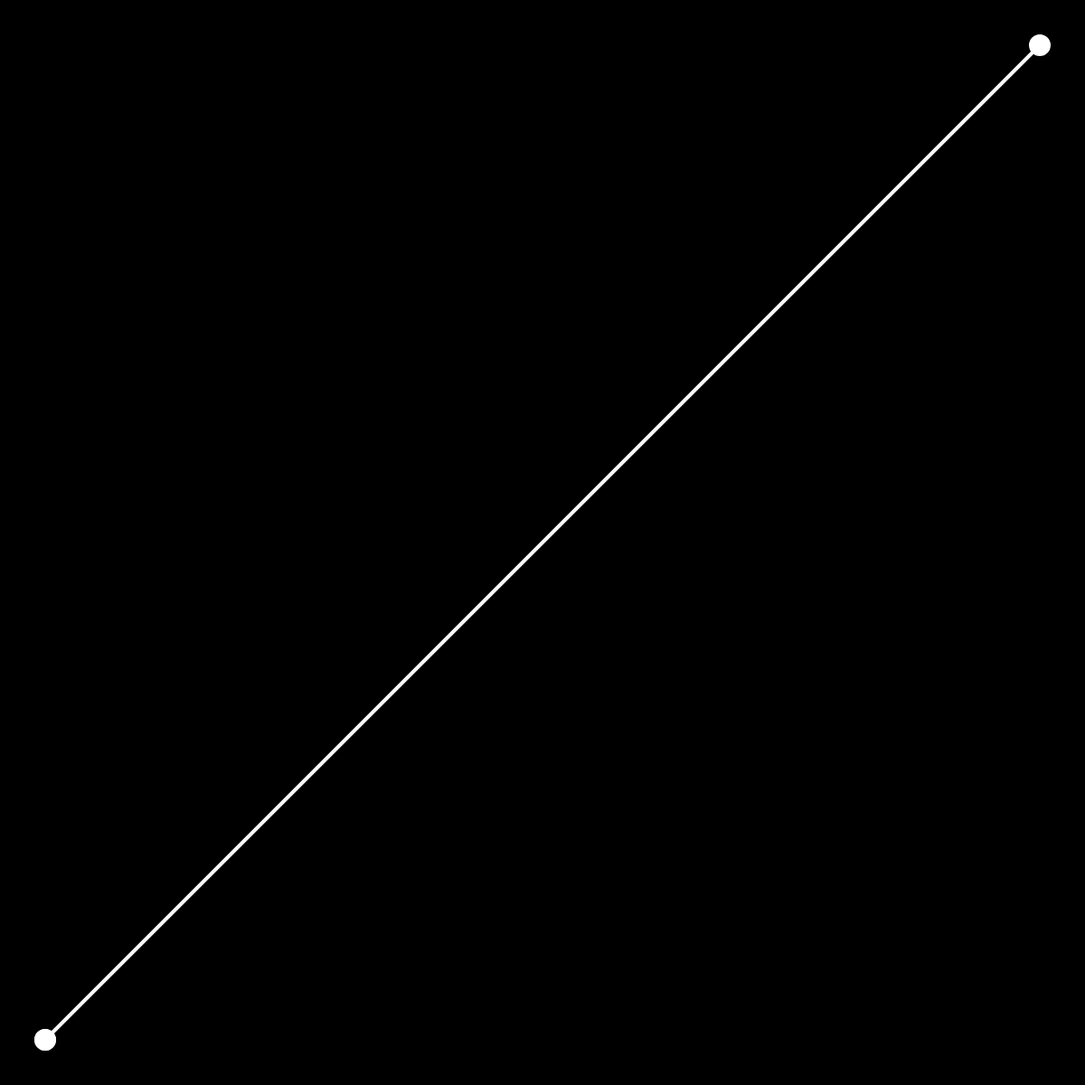
Frame 1 (no input)
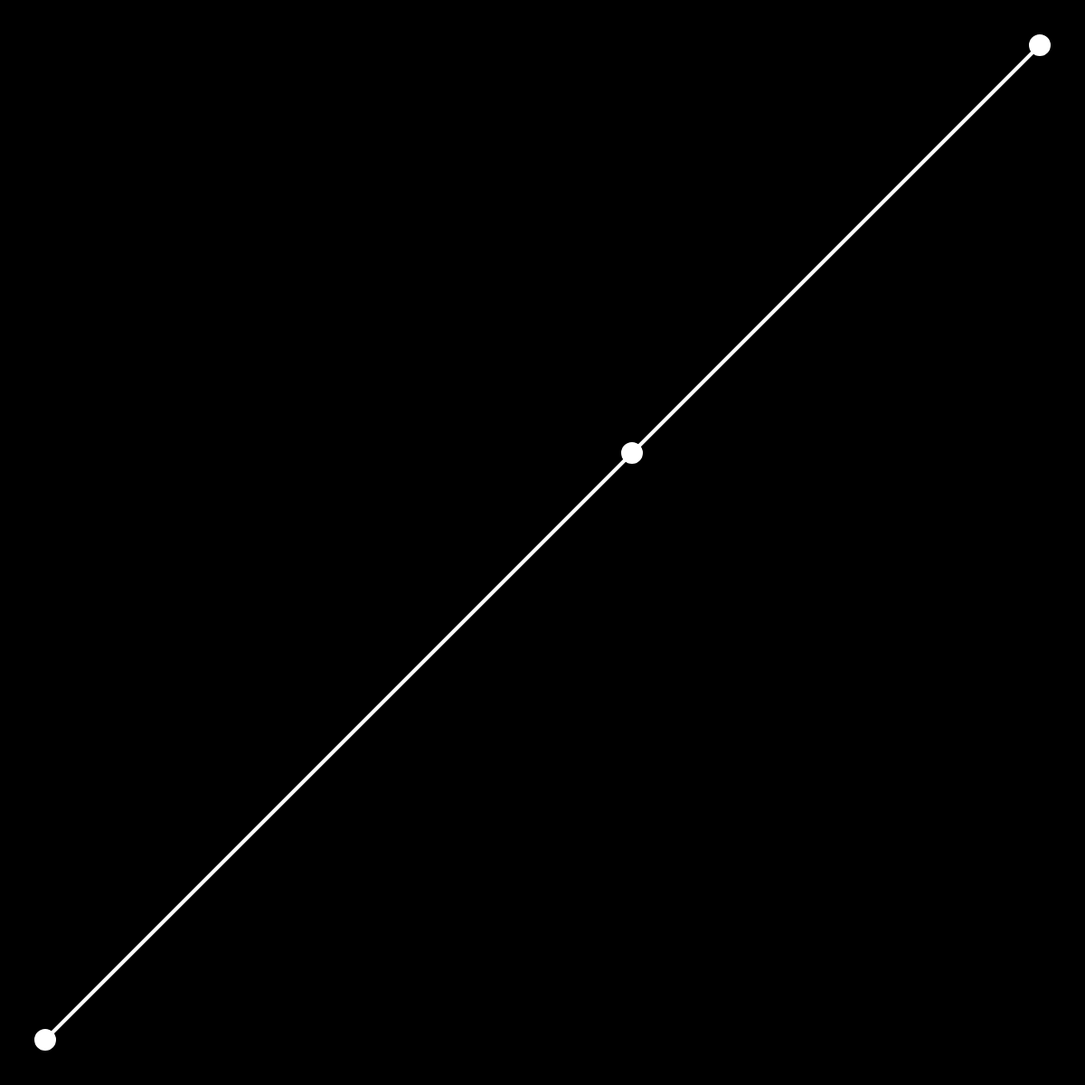
Frame 60 (no input)
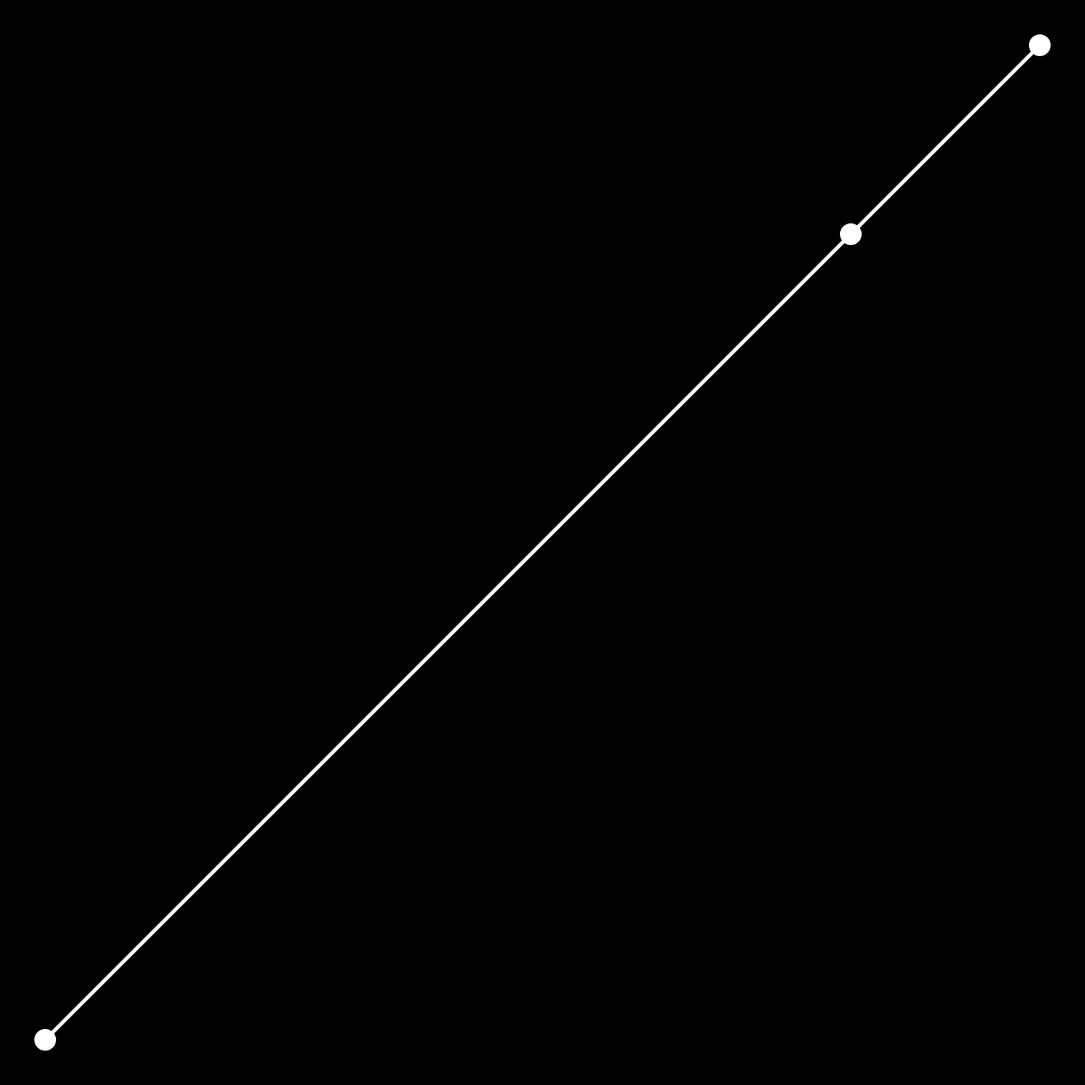
Frame 120 (the mouse pressed at the canvas centre since frame 60)

The p5.js sketch that drew these frames (run headless with seeded random() and noise() and a simulated clock; from frame 60 on, the mouse is pressed at the canvas centre):

// p5.js sketch
// ── sketch.js
points = []

time = 0
delta = 0.01

setup = () => {
    createCanvas(1200, 1200);
    background(0);

    points = [
        new Point(50, height-50),
        new Point(width-50, 50),
    ]
}

draw = () => {
    background(0);
    // points
    for (point of points){
        point.draw();
    }
    // lines
    for (i = 0; i < points.length-1; i++){
        Point.line(points[i], points[i+1]);
    }
    // interpolation
    for (i = 0; i < points.length-1; i++){
        p = Point.lerp(points[i], points[i+1], time);
        p.draw();
    }

    timeWarp();
}

timeWarp = () => {
    time += delta;
    if (time > 1 || time < 0){
        delta = -delta;
    }
}

// ── point.js
class Point {
    constructor(x, y) {
        this.x = x;
        this.y = y;
    }

    // operators
    add(other) {
        return new Point(this.x + other.x, this.y + other.y);
    }

    sub(other) {
        return new Point(this.x - other.x, this.y - other.y);
    }

    mult(scalar) {
        return new Point(this.x * scalar, this.y * scalar);
    }

    // functions
    static lerp(p1, p2, t) {
        return p1.mult(1 - t).add(p2.mult(t));
    }

    // drawing
    static line(p1, p2){
        stroke(255);
        strokeWeight(4);
        line(p1.x, p1.y, p2.x, p2.y);
    }

    draw() {
        stroke(255);
        strokeWeight(4);
        ellipse(this.x, this.y, 20);
    }
}
